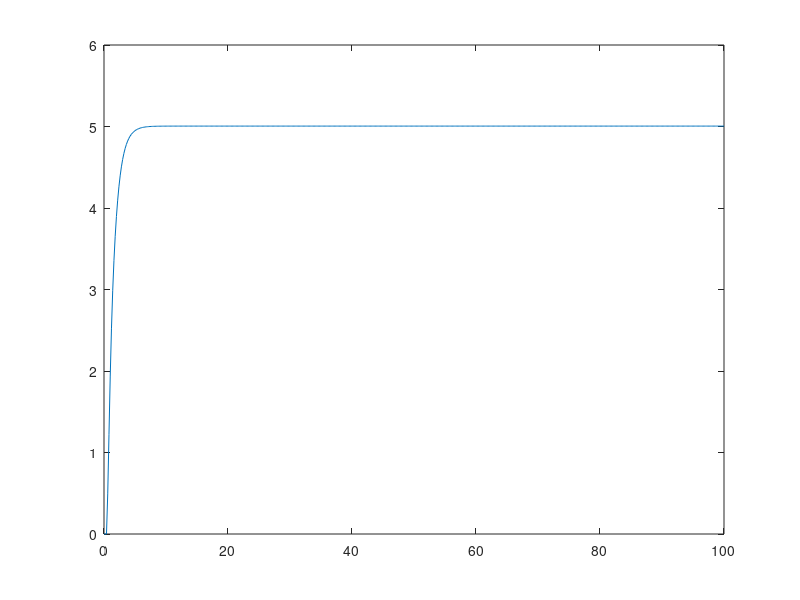

The MATLAB source for this figure:
clear all

%% Parametri di simulazione
tstart = 0;
tend = 100;
nstep = 500;
t = linspace(tstart, tend, nstep);
h = (tend-tstart)/nstep;


% risolta tramite BDF3 - pag 345 Quarteroni
% u(t+1) = 18/11*u(t) - 9/11*u(t-1) + 2/11*u(t-2) + 6/11*h*f(t+1);

C = 1e-3;
R1 = 1e3;
R2 = 1e3;
L = 1e-3;
A = [   -1/(R2*C)    1/C     ;  % dVc/dt  = a Vc + b Il + Vin/L
        -1/L         -R1/L   ]; % dIl/dt = c Vc + d Il
B = [0 , 1/L];

w = 100;
Vi = @(t) sin(2*pi*w*t);

f = @(t,y) [-1/(R2*C) * y(1) + 1/C * y(2), -1/L * y(2) - R1/L * y(2)]  + 5 ;


u(1,:) = [0,0];
u(2,:) = [0,0];
u(3,:) = [0,0];


for ii=3:nstep-1
    BDF3 = @(x)  (18/11)*u(ii, :) - (9/11)*u(ii-1, :) + 2/11*u(ii-2, :) + 6/11*h*f(t(ii+1), x)  - x;
    u(ii+1, :) = fsolve(BDF3, u(ii,:));
end


plot(t, u(:,1));
